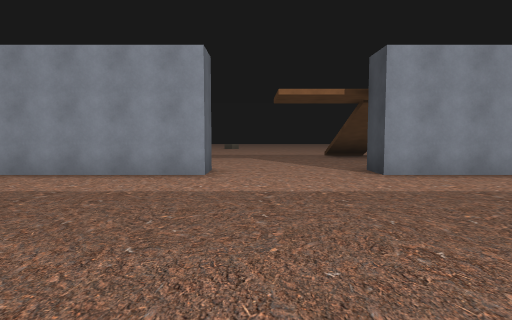
view 1 (above)

22 first-person views from a walk through a 3-D level made in the Unity game engine. The camera is 1.5 m above the floor, tilts 4° down and sees 75° across. The floor is counted in squares, 2 m on a side. Each view is taken from the middle of a square. On the plan, view 1 faces up. The plan holds only what a view shows up to about 11 squares ahead; the rest is blank. The place goes on beyond the plan.

view 2
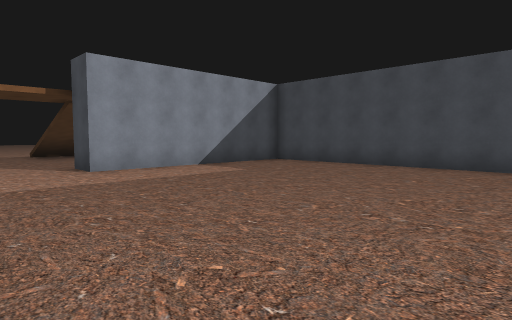

view 3
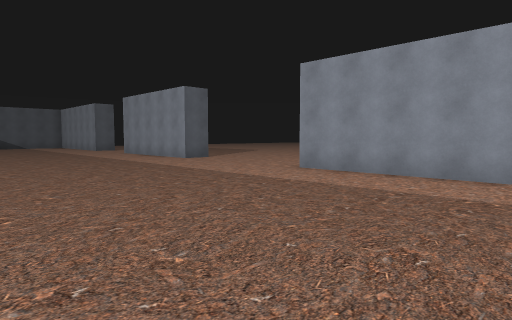

view 4
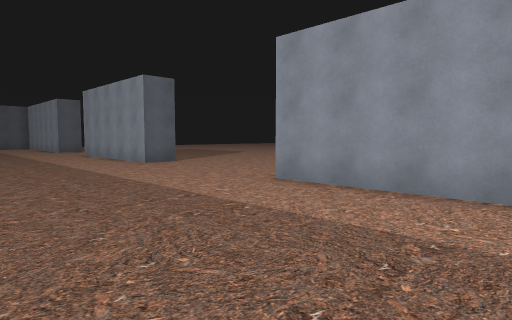

view 5
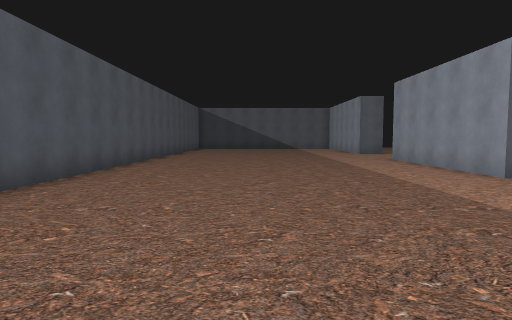

view 6
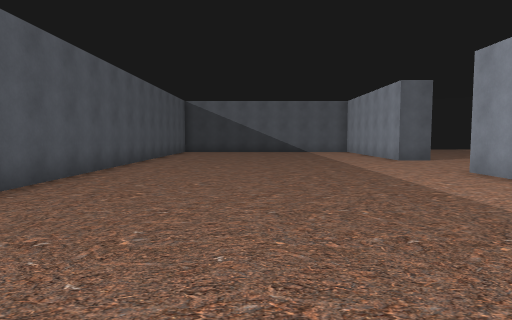

view 7
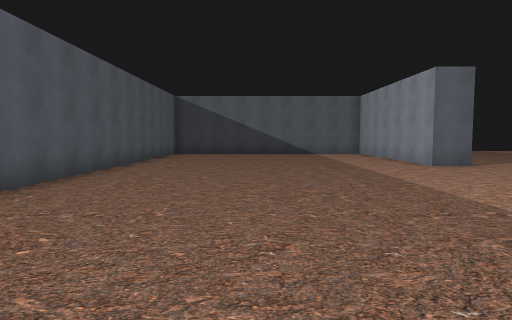

view 8
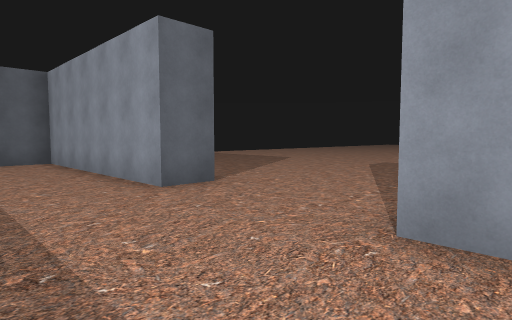

view 9
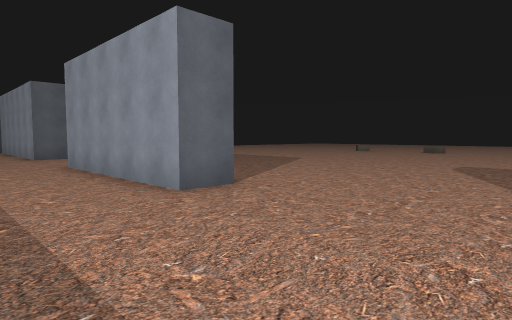

view 10
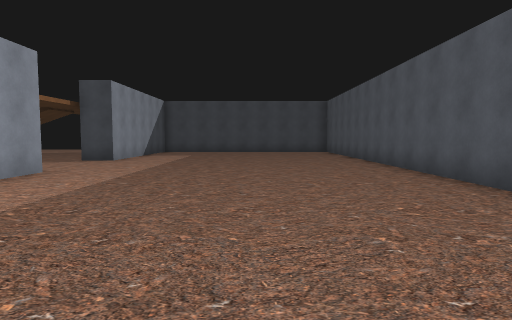

view 11
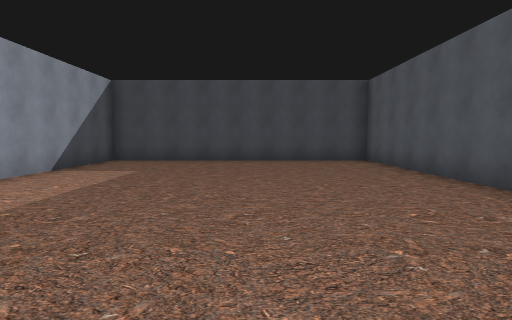

view 12
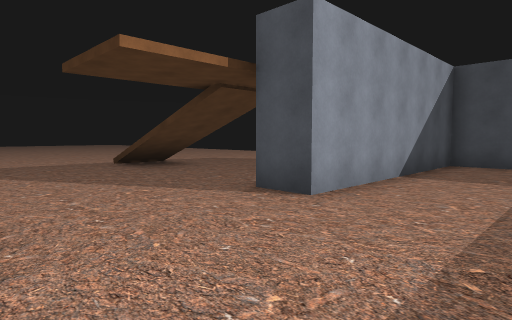

view 13
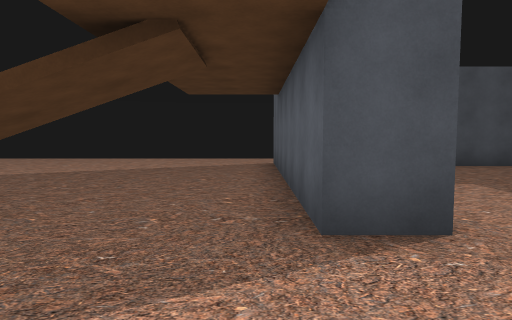

view 14
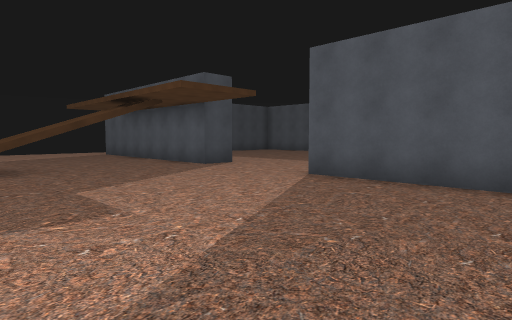

view 15
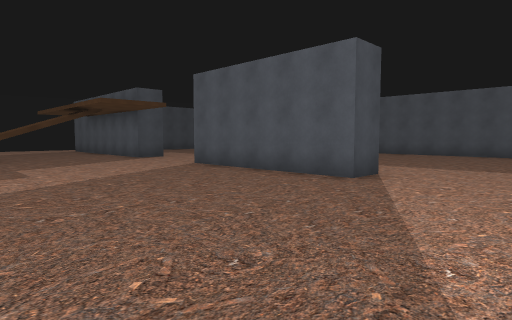

view 16
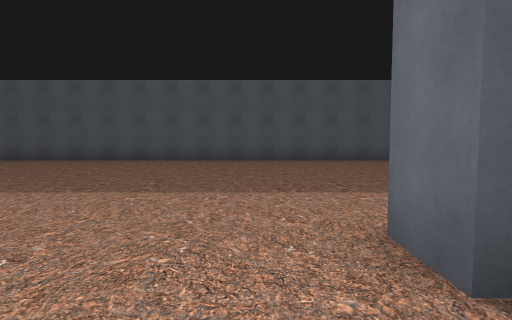

view 17
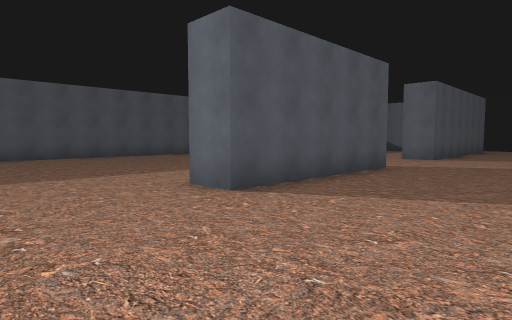

view 18
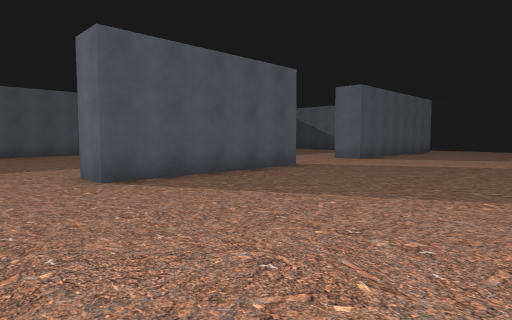

view 19
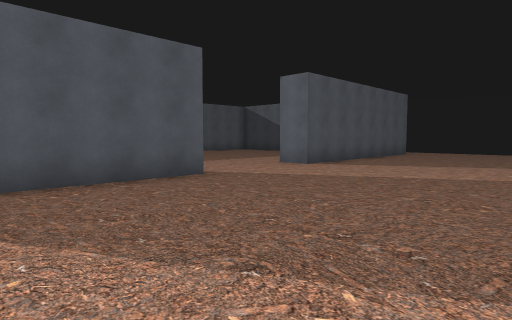

view 20
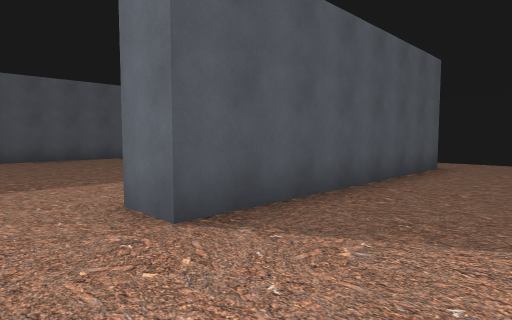

view 21
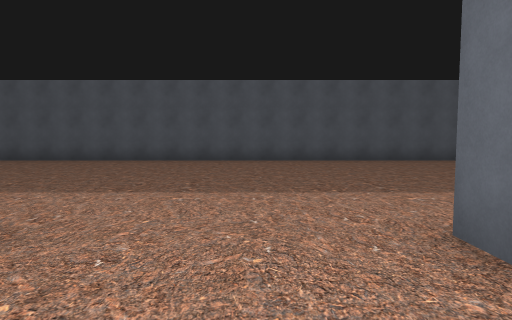

view 22
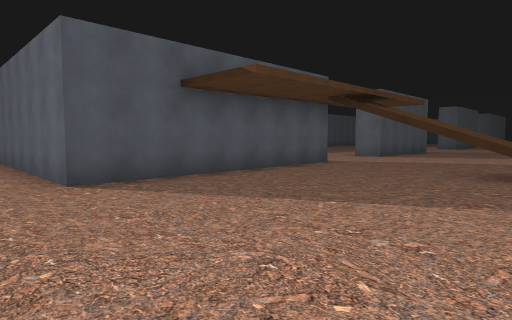

### Floor plan
Points are (right, up) in squares from view 1. A wall is a line through its corners. A room is listed if a view was taken in it or the views show most of it. See-through windows are left out.
Room 1 (views 1, 2, 3, 4, 5, 6, 7, 8, 9, 10, 11, 12, 13, 14, 15, 16, 17, 18, 19, 20, 21, 22)
walls: (-6, 6.5) (-6, 7.5) (-1, 7.5) (-1, 6.5) (-6, 6.5); (-16, 7.5) (-11, 7.5) (-11, 6.5) (-16, 6.5); (-22.5, 7.5) (-19.5, 7.5) (-19.5, 6.5) (-22.5, 6.5); (-22.5, -1.5) (8.5, -1.5) (8.5, 6.5) (2.5, 6.5) (2.5, 7.5) (9.5, 7.5)
ways out: opening at (10.5, 7.5)

Where each view was taken, in squares from view 1:
view 1: 0 up, 0 right, facing up
view 2: 1 down, 0 right, facing up-right
view 3: 0 up, 1 left, facing up-left
view 4: 2 up, 2 left, facing up-left
view 5: 2 up, 5 left, facing left
view 6: 2 up, 9 left, facing left
view 7: 2 up, 11 left, facing left
view 8: 4 up, 15 left, facing up-left
view 9: 4 up, 7 left, facing up-left
view 10: 2 up, 8 left, facing right
view 11: 2 up, 2 left, facing right
view 12: 4 up, 1 left, facing up-right
view 13: 8 up, 0 right, facing right
view 14: 13 up, 5 left, facing down-right
view 15: 13 up, 9 left, facing down-right
view 16: 9 up, 10 left, facing down
view 17: 11 up, 8 left, facing down-left
view 18: 13 up, 9 left, facing down-left
view 19: 13 up, 12 left, facing down-left
view 20: 10 up, 18 left, facing down-left
view 21: 9 up, 18 left, facing down
view 22: 13 up, 11 right, facing down-left
